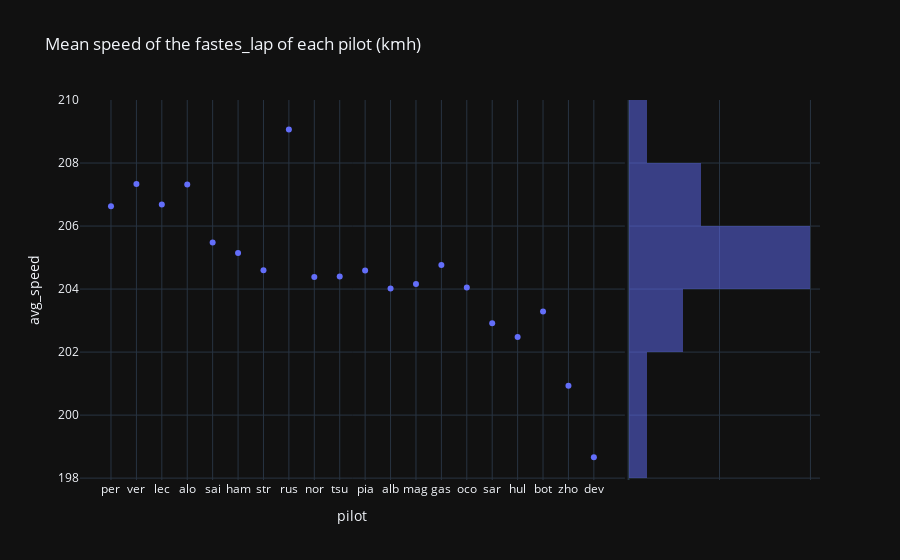

Notebook source saved alongside this figure:
### Code cell
px.scatter(last_gp, x="pilot", y="avg_speed", title="Mean speed of the fastes_lap of each pilot (kmh)", marginal_y="histogram", template="plotly_dark")

### Figure 1 — Plotly figure (JSON) as saved in the notebook; plotly's stock layout.template omitted (floating-point values rounded to 4 significant figures)
{"data": [{"hovertemplate": "pilot=%{x}<br>avg_speed=%{y}<extra></extra>", "legendgroup": "", "marker": {"color": "#636efa", "symbol": "circle"}, "mode": "markers", "name": "", "orientation": "v", "showlegend": false, "type": "scatter", "x": ["per", "ver", "lec", "alo", "sai", "ham", "str", "rus", "nor", "tsu", "pia", "alb", "mag", "gas", "oco", "sar", "hul", "bot", "zho", "dev"], "xaxis": "x", "y": [206.6, 207.3, 206.7, 207.3, 205.5, 205.1, 204.6, 209.1, 204.4, 204.4, 204.6, 204.0, 204.2, 204.8, 204.1, 202.9, 202.5, 203.3, 200.9, 198.7], "yaxis": "y"}, {"alignmentgroup": "True", "bingroup": "y", "hovertemplate": "avg_speed=%{y}<br>count=%{x}<extra></extra>", "legendgroup": "", "marker": {"color": "#636efa"}, "name": "", "offsetgroup": "", "opacity": 0.5, "showlegend": false, "type": "histogram", "xaxis": "x2", "y": [206.6, 207.3, 206.7, 207.3, 205.5, 205.1, 204.6, 209.1, 204.4, 204.4, 204.6, 204.0, 204.2, 204.8, 204.1, 202.9, 202.5, 203.3, 200.9, 198.7], "yaxis": "y2"}], "layout": {"barmode": "overlay", "legend": {"tracegroupgap": 0}, "title": {"text": "Mean speed of the fastes_lap of each pilot (kmh)"}, "xaxis": {"anchor": "y", "domain": [0, 0.7363], "title": {"text": "pilot"}}, "xaxis2": {"anchor": "y2", "domain": [0.7413, 1], "matches": "x2", "showgrid": true, "showline": false, "showticklabels": false, "ticks": ""}, "yaxis": {"anchor": "x", "domain": [0, 1], "title": {"text": "avg_speed"}}, "yaxis2": {"anchor": "x2", "domain": [0, 1], "matches": "y", "showgrid": true, "showticklabels": false}}}
